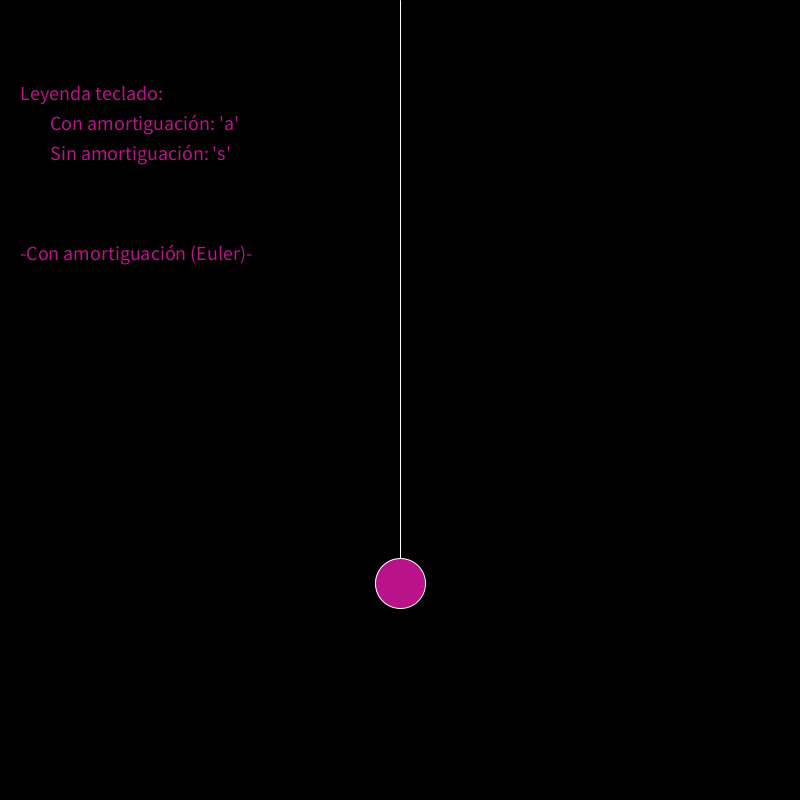
Frame 1 (no input)
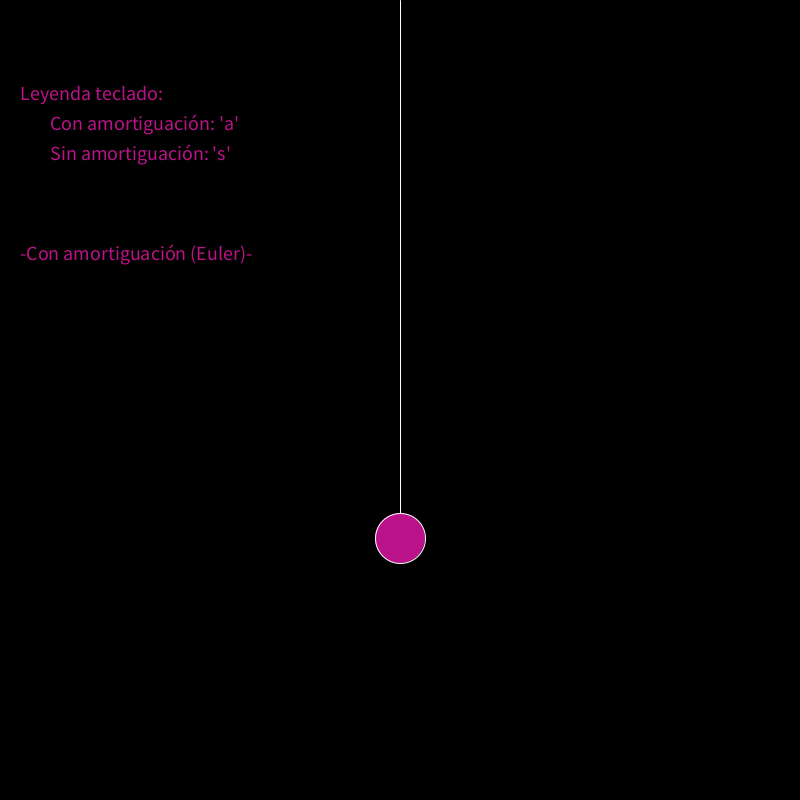
Frame 60 (the mouse pressed at the canvas centre just before this capture)
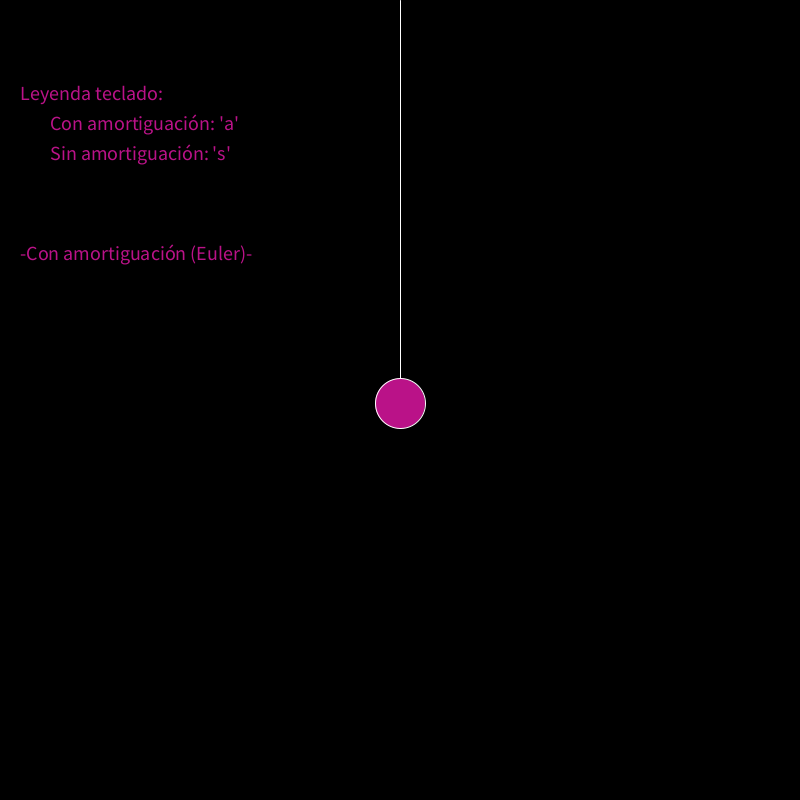
Frame 120 (the mouse held since frame 60 and released just before this capture)

The Processing sketch that drew these frames (run headless with seeded random() and noise(); from frame 60 on, the mouse is pressed at the canvas centre):

// Processing sketch: processing_150788
// ── processing_150788.pde

// Muelle / Alina Honhala //

//Gravedad, masa de las bolas, diferencial de tiempo, longitud muelle, interaccion
float g=9.8;
float m=1.0;
float dt=0.15;
float lon=200;
boolean modelo = true;

//Constantes
float ks=0.4; //C.elástica
float kd=0.05; //C.amortiguación

//EULER
PVector v_eu=new PVector(45,-90);
PVector p_eu=new PVector(0,600);
PVector a_eu=new PVector(45,-90);

//Fuerzas
PVector Fk=new PVector(0,0);
PVector ftotal=new PVector(0,0);

void setup(){
  size(800,800);
  smooth();
}

float calcFuerzas(float pos, float v){
  //F = m*g -> Fuerza tangencial
  float modulo_ftang=m*g;
  float a=0.0;
  //Fk = ks*(Lactual − Lreposo) − kd*vmuelle
  Fk.y= -ks*(pos-lon)-(kd*v);
  ftotal.y=modulo_ftang+Fk.y;
  
  //F = m * a | Devolvemos la aceleración:
  a=ftotal.y/m;
  return a;
}

void draw(){
  background(0);
  
  fill(186,18,136);
  textSize(20);
  if(modelo)
     text("-Con amortiguación (Euler)-", 20, 260);
  else
     text("-Sin amortiguación (Euler)-", 20, 260);
     
  text("Leyenda teclado:", 20, 100);
  text("Con amortiguación: 'a'", 50, 130);
  text("Sin amortiguación: 's'", 50, 160);
  

  //Muelle utilizando Euler
  a_eu.y=calcFuerzas(p_eu.y, v_eu.y);
  v_eu.y=v_eu.y+a_eu.y*dt;
  p_eu.y=p_eu.y+v_eu.y*dt; //Euler semi-implicito
  
  //Pintamos la cuerda y la bola
  pushMatrix();
  translate(width/2,0);
  fill(186,18,136);
  stroke(255,255,255);
  line(0,0,0,p_eu.y);
  
  translate(0,p_eu.y);
  ellipse(0,0,50,50);
  popMatrix();
   
}

void keyPressed(){
  if(key=='a'){
    modelo = true;
    v_eu=new PVector(45,-90);
    p_eu=new PVector(0,600);
    a_eu=new PVector(45,-90);

    Fk=new PVector(0,0);
    ftotal=new PVector(0,0);

    kd=0.05;
    setup();
  }
  
  if(key=='s'){
    modelo = false;
    v_eu=new PVector(45,-90);
    p_eu=new PVector(0,600);
    a_eu=new PVector(45,-90);

    Fk=new PVector(0,0);
    ftotal=new PVector(0,0);
    
    kd=0.00;
    setup();
  }
}
